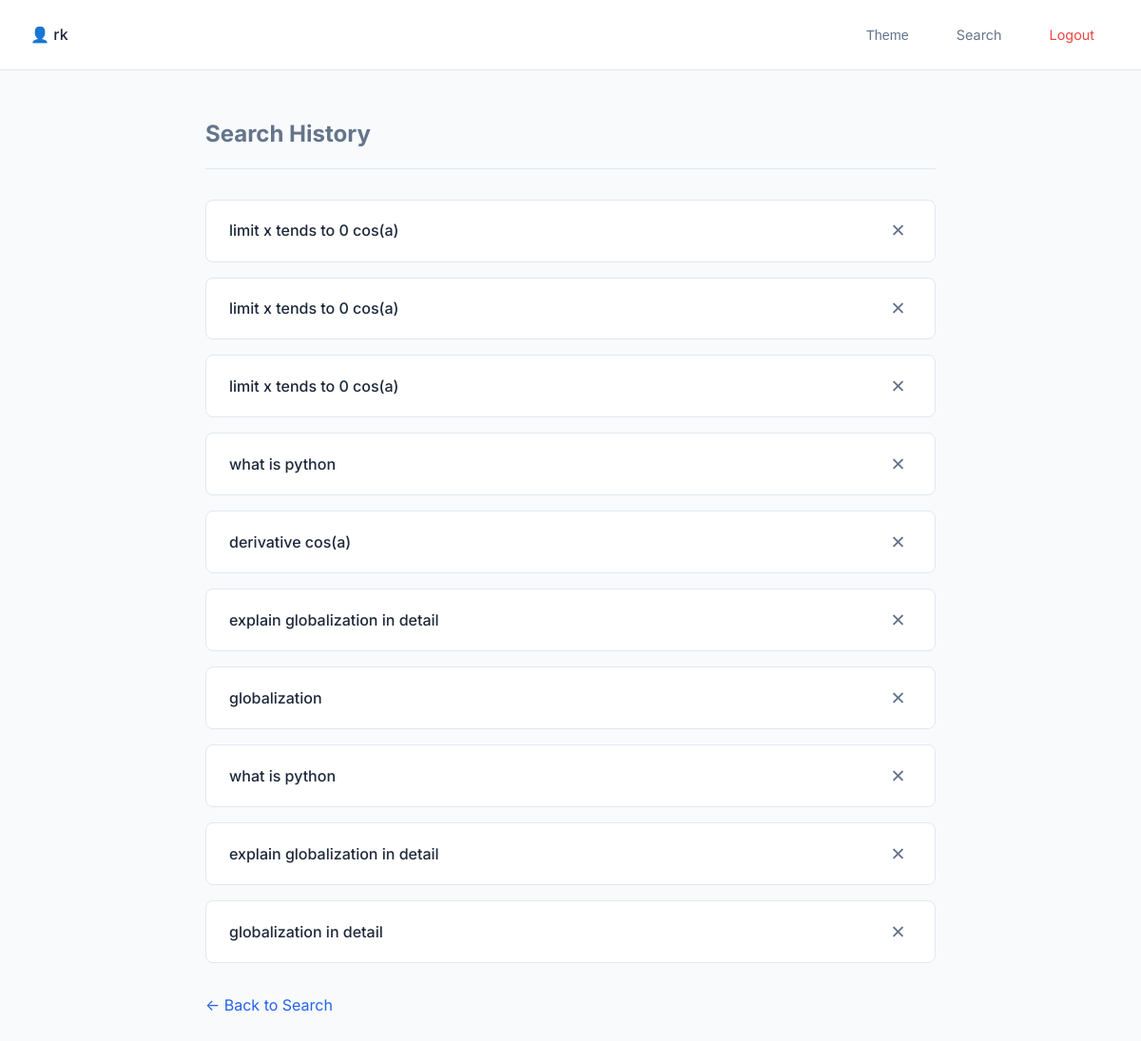
The app's page /history (signed in) with its own data.
### tables this page shows
CREATE TABLE search_history (
                      id INTEGER PRIMARY KEY AUTOINCREMENT,
                      username TEXT NOT NULL,
                      query TEXT NOT NULL,
                      created_at TIMESTAMP DEFAULT CURRENT_TIMESTAMP
                );

### app.py (the view)
@app.route("/history")
def history():
    if "user" not in session:
        return redirect("/login")
    conn = sqlite3.connect("database.db")
    conn.row_factory = sqlite3.Row
    cursor = conn.cursor()
    cursor.execute(
        "SELECT id, query, created_at FROM search_history WHERE username=? ORDER BY created_at DESC",
        (session["user"],)
    )
    history = cursor.fetchall()
    conn.close()
    return render_template("history.html", history=history)

### templates/history.html (shortened to what this page needs)
<!DOCTYPE html>
<html>
<head>
    <link rel="stylesheet" href="{{ url_for('static', filename='css/style.css') }}">
</head>
<body>
    <div class="top-bar">
        <span>👤 {{ session['user'] }}</span>
        <div class="top-actions">
            <button class="action-btn" onclick="toggleTheme()">Theme</button>
            <a href="/" class="action-btn">Search</a>
            <a href="/logout" class="action-btn logout">Logout</a>
        </div>
    </div>
    <div class="page-wrapper">
        <h1 class="page-title">Search History</h1>
        {% if history %}
        <div class="history-list">
            {% for item in history %}
            <div class="history-card">
                <div class="history-text">
                    {{ item.query }}
                </div>
                <form method="POST" action="/delete_history/{{ item.id }}" style="margin: 0;">
                    <button class="delete-btn" title="Delete">✕</button>
                </form>
            </div>
            {% endfor %}
        </div>
        {% else %}
        <div class="card" style="text-align: center; color: var(--text-muted);">
            <p>No search history yet.</p>
        </div>
        {% endif %}
        <a href="/" style="display: inline-block; margin-top: 2rem;">&larr; Back to Search</a>
    </div>
</body>
</html>

### static/css/style.css (style rules this page uses)
:root { --bg-color: #f8fafc; --card-bg: #ffffff; --text-color: #1e293b; --text-muted: #64748b; --primary: #2563eb; --primary-hover: #1d4ed8; --danger: #ef4444; --border-color: #e2e8f0; --shadow-sm: 0 1px 2px 0 rgba(0, 0, 0, 0.05); --shadow-md: 0 4px 6px -1px rgba(0, 0, 0, 0.1), 0 2px 4px -1px rgba(0, 0, 0, 0.06); --radius: 12px; }
* { box-sizing: border-box; }
body { font-family: 'Inter', system-ui, -apple-system, sans-serif; background-color: var(--bg-color); color: var(--text-color); margin: 0; line-height: 1.6; transition: background-color 0.3s ease, color 0.3s ease; }
a { color: var(--primary); text-decoration: none; transition: color 0.2s; }
.top-bar { display: flex; justify-content: space-between; align-items: center; padding: 1rem 2rem; background: var(--card-bg); border-bottom: 1px solid var(--border-color); }
.top-bar span { font-weight: 500; color: var(--text-color); }
.top-actions { display: flex; gap: 1rem; align-items: center; }
.action-btn { font-size: 0.9rem; padding: 0.5rem 1rem; border-radius: 6px; color: var(--text-muted); cursor: pointer; background: transparent; border: 1px solid transparent; }
.action-btn.logout { color: var(--danger); }
button { padding: 0.75rem 1.5rem; border: none; border-radius: 8px; background-color: var(--primary); color: white; font-size: 1rem; font-weight: 500; cursor: pointer; transition: background-color 0.2s, transform 0.1s; }
.page-wrapper { max-width: 800px; margin: 0 auto; padding: 2rem 1rem; }
.page-title { font-size: 1.5rem; margin-bottom: 2rem; padding-bottom: 1rem; border-bottom: 1px solid var(--border-color); color: var(--text-muted); }
.history-list { display: flex; flex-direction: column; gap: 1rem; }
.history-card { display: flex; justify-content: space-between; align-items: center; background: var(--card-bg); border: 1px solid var(--border-color); padding: 1rem 1.5rem; border-radius: 8px; transition: background-color 0.2s; }
.history-text { font-weight: 500; }
.delete-btn { background: transparent; color: var(--text-muted); padding: 0.4rem; font-size: 1.2rem; line-height: 1; }

### records on screen
search_history: query "limit x tends to 0 cos(a)"
search_history: query "limit x tends to 0 cos(a)"
search_history: query "limit x tends to 0 cos(a)"
search_history: query "what is python"
search_history: query "derivative cos(a)"
search_history: query "explain globalization in detail"
search_history: query "globalization"
search_history: query "what is python"
search_history: query "explain globalization in detail"
search_history: query "globalization in detail"

### other values on screen
{{ session['user'] }} "rk"
